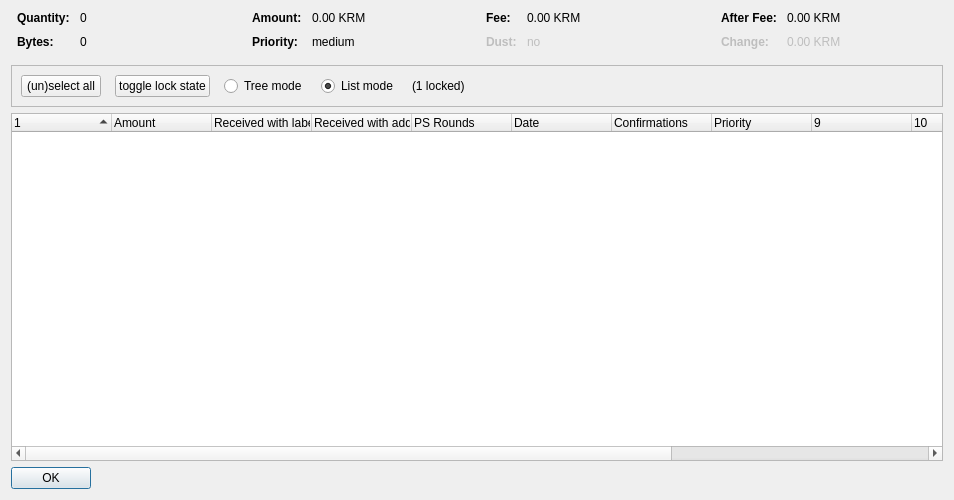
<?xml version="1.0" encoding="UTF-8"?>
<ui version="4.0">
 <class>CoinControlDialog</class>
 <widget class="QDialog" name="CoinControlDialog">
  <property name="geometry">
   <rect>
    <x>0</x>
    <y>0</y>
    <width>954</width>
    <height>500</height>
   </rect>
  </property>
  <property name="windowTitle">
   <string>Coin Selection</string>
  </property>
  <layout class="QVBoxLayout" name="verticalLayout">
   <item>
    <layout class="QHBoxLayout" name="horizontalLayoutTop" stretch="0,0,0,0">
     <property name="topMargin">
      <number>0</number>
     </property>
     <property name="bottomMargin">
      <number>10</number>
     </property>
     <item>
      <layout class="QFormLayout" name="formLayoutCoinControl1">
       <property name="horizontalSpacing">
        <number>10</number>
       </property>
       <property name="verticalSpacing">
        <number>10</number>
       </property>
       <property name="leftMargin">
        <number>6</number>
       </property>
       <property name="rightMargin">
        <number>6</number>
       </property>
       <item row="0" column="0">
        <widget class="QLabel" name="labelCoinControlQuantityText">
         <property name="font">
          <font>
           <weight>75</weight>
           <bold>true</bold>
          </font>
         </property>
         <property name="text">
          <string>Quantity:</string>
         </property>
        </widget>
       </item>
       <item row="0" column="1">
        <widget class="QLabel" name="labelCoinControlQuantity">
         <property name="cursor">
          <cursorShape>IBeamCursor</cursorShape>
         </property>
         <property name="contextMenuPolicy">
          <enum>Qt::ActionsContextMenu</enum>
         </property>
         <property name="text">
          <string notr="true">0</string>
         </property>
         <property name="textInteractionFlags">
          <set>Qt::LinksAccessibleByMouse|Qt::TextSelectableByKeyboard|Qt::TextSelectableByMouse</set>
         </property>
        </widget>
       </item>
       <item row="1" column="0">
        <widget class="QLabel" name="labelCoinControlBytesText">
         <property name="font">
          <font>
           <weight>75</weight>
           <bold>true</bold>
          </font>
         </property>
         <property name="text">
          <string>Bytes:</string>
         </property>
        </widget>
       </item>
       <item row="1" column="1">
        <widget class="QLabel" name="labelCoinControlBytes">
         <property name="cursor">
          <cursorShape>IBeamCursor</cursorShape>
         </property>
         <property name="contextMenuPolicy">
          <enum>Qt::ActionsContextMenu</enum>
         </property>
         <property name="text">
          <string notr="true">0</string>
         </property>
         <property name="textInteractionFlags">
          <set>Qt::LinksAccessibleByMouse|Qt::TextSelectableByKeyboard|Qt::TextSelectableByMouse</set>
         </property>
        </widget>
       </item>
      </layout>
     </item>
     <item>
      <layout class="QFormLayout" name="formLayoutCoinControl2">
       <property name="horizontalSpacing">
        <number>10</number>
       </property>
       <property name="verticalSpacing">
        <number>10</number>
       </property>
       <property name="leftMargin">
        <number>6</number>
       </property>
       <property name="rightMargin">
        <number>6</number>
       </property>
       <item row="0" column="0">
        <widget class="QLabel" name="labelCoinControlAmountText">
         <property name="font">
          <font>
           <weight>75</weight>
           <bold>true</bold>
          </font>
         </property>
         <property name="text">
          <string>Amount:</string>
         </property>
        </widget>
       </item>
       <item row="0" column="1">
        <widget class="QLabel" name="labelCoinControlAmount">
         <property name="cursor">
          <cursorShape>IBeamCursor</cursorShape>
         </property>
         <property name="contextMenuPolicy">
          <enum>Qt::ActionsContextMenu</enum>
         </property>
         <property name="text">
          <string notr="true">0.00 KRM</string>
         </property>
         <property name="textInteractionFlags">
          <set>Qt::LinksAccessibleByMouse|Qt::TextSelectableByKeyboard|Qt::TextSelectableByMouse</set>
         </property>
        </widget>
       </item>
       <item row="1" column="0">
        <widget class="QLabel" name="labelCoinControlPriorityText">
         <property name="font">
          <font>
           <weight>75</weight>
           <bold>true</bold>
          </font>
         </property>
         <property name="text">
          <string>Priority:</string>
         </property>
        </widget>
       </item>
       <item row="1" column="1">
        <widget class="QLabel" name="labelCoinControlPriority">
         <property name="cursor">
          <cursorShape>IBeamCursor</cursorShape>
         </property>
         <property name="contextMenuPolicy">
          <enum>Qt::ActionsContextMenu</enum>
         </property>
         <property name="text">
          <string>medium</string>
         </property>
         <property name="textInteractionFlags">
          <set>Qt::LinksAccessibleByMouse|Qt::TextSelectableByKeyboard|Qt::TextSelectableByMouse</set>
         </property>
        </widget>
       </item>
      </layout>
     </item>
     <item>
      <layout class="QFormLayout" name="formLayoutCoinControl3">
       <property name="horizontalSpacing">
        <number>10</number>
       </property>
       <property name="verticalSpacing">
        <number>10</number>
       </property>
       <property name="leftMargin">
        <number>6</number>
       </property>
       <property name="rightMargin">
        <number>6</number>
       </property>
       <item row="0" column="0">
        <widget class="QLabel" name="labelCoinControlFeeText">
         <property name="font">
          <font>
           <weight>75</weight>
           <bold>true</bold>
          </font>
         </property>
         <property name="text">
          <string>Fee:</string>
         </property>
        </widget>
       </item>
       <item row="0" column="1">
        <widget class="QLabel" name="labelCoinControlFee">
         <property name="cursor">
          <cursorShape>IBeamCursor</cursorShape>
         </property>
         <property name="contextMenuPolicy">
          <enum>Qt::ActionsContextMenu</enum>
         </property>
         <property name="text">
          <string notr="true">0.00 KRM</string>
         </property>
         <property name="textInteractionFlags">
          <set>Qt::LinksAccessibleByMouse|Qt::TextSelectableByKeyboard|Qt::TextSelectableByMouse</set>
         </property>
        </widget>
       </item>
       <item row="1" column="0">
        <widget class="QLabel" name="labelCoinControlLowOutputText">
         <property name="enabled">
          <bool>false</bool>
         </property>
         <property name="font">
          <font>
           <weight>75</weight>
           <bold>true</bold>
          </font>
         </property>
         <property name="text">
          <string>Dust:</string>
         </property>
        </widget>
       </item>
       <item row="1" column="1">
        <widget class="QLabel" name="labelCoinControlLowOutput">
         <property name="enabled">
          <bool>false</bool>
         </property>
         <property name="cursor">
          <cursorShape>IBeamCursor</cursorShape>
         </property>
         <property name="contextMenuPolicy">
          <enum>Qt::ActionsContextMenu</enum>
         </property>
         <property name="text">
          <string>no</string>
         </property>
         <property name="textInteractionFlags">
          <set>Qt::LinksAccessibleByMouse|Qt::TextSelectableByKeyboard|Qt::TextSelectableByMouse</set>
         </property>
        </widget>
       </item>
      </layout>
     </item>
     <item>
      <layout class="QFormLayout" name="formLayoutCoinControl4">
       <property name="horizontalSpacing">
        <number>10</number>
       </property>
       <property name="verticalSpacing">
        <number>10</number>
       </property>
       <property name="leftMargin">
        <number>6</number>
       </property>
       <property name="rightMargin">
        <number>6</number>
       </property>
       <item row="0" column="0">
        <widget class="QLabel" name="labelCoinControlAfterFeeText">
         <property name="font">
          <font>
           <weight>75</weight>
           <bold>true</bold>
          </font>
         </property>
         <property name="text">
          <string>After Fee:</string>
         </property>
        </widget>
       </item>
       <item row="0" column="1">
        <widget class="QLabel" name="labelCoinControlAfterFee">
         <property name="cursor">
          <cursorShape>IBeamCursor</cursorShape>
         </property>
         <property name="contextMenuPolicy">
          <enum>Qt::ActionsContextMenu</enum>
         </property>
         <property name="text">
          <string notr="true">0.00 KRM</string>
         </property>
         <property name="textInteractionFlags">
          <set>Qt::LinksAccessibleByMouse|Qt::TextSelectableByKeyboard|Qt::TextSelectableByMouse</set>
         </property>
        </widget>
       </item>
       <item row="1" column="0">
        <widget class="QLabel" name="labelCoinControlChangeText">
         <property name="enabled">
          <bool>false</bool>
         </property>
         <property name="font">
          <font>
           <weight>75</weight>
           <bold>true</bold>
          </font>
         </property>
         <property name="text">
          <string>Change:</string>
         </property>
        </widget>
       </item>
       <item row="1" column="1">
        <widget class="QLabel" name="labelCoinControlChange">
         <property name="enabled">
          <bool>false</bool>
         </property>
         <property name="cursor">
          <cursorShape>IBeamCursor</cursorShape>
         </property>
         <property name="contextMenuPolicy">
          <enum>Qt::ActionsContextMenu</enum>
         </property>
         <property name="text">
          <string notr="true">0.00 KRM</string>
         </property>
         <property name="textInteractionFlags">
          <set>Qt::LinksAccessibleByMouse|Qt::TextSelectableByKeyboard|Qt::TextSelectableByMouse</set>
         </property>
        </widget>
       </item>
      </layout>
     </item>
    </layout>
   </item>
   <item>
    <widget class="QFrame" name="frame">
     <property name="minimumSize">
      <size>
       <width>0</width>
       <height>40</height>
      </size>
     </property>
     <property name="frameShape">
      <enum>QFrame::StyledPanel</enum>
     </property>
     <property name="frameShadow">
      <enum>QFrame::Sunken</enum>
     </property>
     <layout class="QHBoxLayout" name="horizontalLayout">
      <item>
       <layout class="QHBoxLayout" name="horizontalLayoutPanel" stretch="0,0,0,0,0,0">
        <property name="spacing">
         <number>14</number>
        </property>
        <item>
         <widget class="QPushButton" name="pushButtonSelectAll">
          <property name="sizePolicy">
           <sizepolicy hsizetype="Maximum" vsizetype="Fixed">
            <horstretch>0</horstretch>
            <verstretch>0</verstretch>
           </sizepolicy>
          </property>
          <property name="text">
           <string>(un)select all</string>
          </property>
          <property name="autoDefault">
           <bool>false</bool>
          </property>
         </widget>
        </item>
        <item>
         <widget class="QPushButton" name="pushButtonToggleLock">
          <property name="sizePolicy">
           <sizepolicy hsizetype="Maximum" vsizetype="Fixed">
            <horstretch>0</horstretch>
            <verstretch>0</verstretch>
           </sizepolicy>
          </property>
          <property name="text">
           <string>toggle lock state</string>
          </property>
          <property name="autoDefault">
           <bool>false</bool>
          </property>
         </widget>
        </item>
        <item>
         <widget class="QRadioButton" name="radioTreeMode">
          <property name="sizePolicy">
           <sizepolicy hsizetype="Maximum" vsizetype="Fixed">
            <horstretch>0</horstretch>
            <verstretch>0</verstretch>
           </sizepolicy>
          </property>
          <property name="text">
           <string>Tree mode</string>
          </property>
         </widget>
        </item>
        <item>
         <widget class="QRadioButton" name="radioListMode">
          <property name="sizePolicy">
           <sizepolicy hsizetype="Maximum" vsizetype="Fixed">
            <horstretch>0</horstretch>
            <verstretch>0</verstretch>
           </sizepolicy>
          </property>
          <property name="text">
           <string>List mode</string>
          </property>
          <property name="checked">
           <bool>true</bool>
          </property>
         </widget>
        </item>
        <item>
         <widget class="QLabel" name="labelLocked">
          <property name="text">
           <string>(1 locked)</string>
          </property>
         </widget>
        </item>
        <item>
         <spacer name="horizontalSpacer">
          <property name="orientation">
           <enum>Qt::Horizontal</enum>
          </property>
          <property name="sizeHint" stdset="0">
           <size>
            <width>40</width>
            <height>20</height>
           </size>
          </property>
         </spacer>
        </item>
       </layout>
      </item>
     </layout>
    </widget>
   </item>
   <item>
    <widget class="CoinControlTreeWidget" name="treeWidget">
     <property name="contextMenuPolicy">
      <enum>Qt::CustomContextMenu</enum>
     </property>
     <property name="sortingEnabled">
      <bool>false</bool>
     </property>
     <property name="columnCount">
      <number>13</number>
     </property>
     <attribute name="headerShowSortIndicator" stdset="0">
      <bool>true</bool>
     </attribute>
     <attribute name="headerStretchLastSection">
      <bool>false</bool>
     </attribute>
     <column>
      <property name="text">
       <string/>
      </property>
     </column>
     <column>
      <property name="text">
       <string>Amount</string>
      </property>
     </column>
     <column>
      <property name="text">
       <string>Received with label</string>
      </property>
     </column>
     <column>
      <property name="text">
       <string>Received with address</string>
      </property>
     </column>
     <column>
      <property name="text">
       <string>PS Rounds</string>
      </property>
     </column>
     <column>
      <property name="text">
       <string>Date</string>
      </property>
     </column>
     <column>
      <property name="text">
       <string>Confirmations</string>
      </property>
      <property name="toolTip">
       <string>Confirmed</string>
      </property>
     </column>
     <column>
      <property name="text">
       <string>Priority</string>
      </property>
     </column>
     <column>
      <property name="text">
       <string/>
      </property>
     </column>
     <column>
      <property name="text">
       <string/>
      </property>
     </column>
     <column>
      <property name="text">
       <string/>
      </property>
     </column>
     <column>
      <property name="text">
       <string/>
      </property>
     </column>
     <column>
      <property name="text">
       <string/>
      </property>
     </column>
    </widget>
   </item>
   <item>
    <widget class="QDialogButtonBox" name="buttonBox">
     <property name="sizePolicy">
      <sizepolicy hsizetype="Maximum" vsizetype="Fixed">
       <horstretch>0</horstretch>
       <verstretch>0</verstretch>
      </sizepolicy>
     </property>
     <property name="orientation">
      <enum>Qt::Horizontal</enum>
     </property>
     <property name="standardButtons">
      <set>QDialogButtonBox::Ok</set>
     </property>
    </widget>
   </item>
  </layout>
 </widget>
 <customwidgets>
  <customwidget>
   <class>CoinControlTreeWidget</class>
   <extends>QTreeWidget</extends>
   <header>coincontroltreewidget.h</header>
  </customwidget>
 </customwidgets>
 <resources/>
 <connections/>
</ui>
